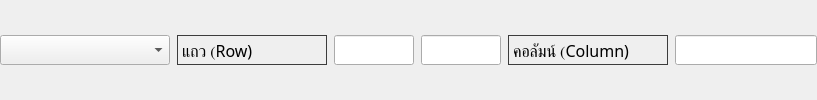
               <widget class="QWidget" name="Feature09" native="true">
                <layout class="QHBoxLayout" name="horizontalLayout_29">
                 <property name="spacing">
                  <number>7</number>
                 </property>
                 <property name="leftMargin">
                  <number>0</number>
                 </property>
                 <property name="topMargin">
                  <number>0</number>
                 </property>
                 <property name="rightMargin">
                  <number>0</number>
                 </property>
                 <property name="bottomMargin">
                  <number>0</number>
                 </property>
                 <item>
                  <widget class="QComboBox" name="SheetBox_009">
                   <property name="minimumSize">
                    <size>
                     <width>170</width>
                     <height>30</height>
                    </size>
                   </property>
                   <property name="maximumSize">
                    <size>
                     <width>170</width>
                     <height>30</height>
                    </size>
                   </property>
                   <property name="styleSheet">
                    <string notr="true">background:none;</string>
                   </property>
                  </widget>
                 </item>
                 <item>
                  <widget class="QLabel" name="label_37">
                   <property name="minimumSize">
                    <size>
                     <width>150</width>
                     <height>30</height>
                    </size>
                   </property>
                   <property name="maximumSize">
                    <size>
                     <width>150</width>
                     <height>30</height>
                    </size>
                   </property>
                   <property name="font">
                    <font>
                     <family>Sarabun</family>
                     <pointsize>12</pointsize>
                    </font>
                   </property>
                   <property name="styleSheet">
                    <string notr="true">border: 1px solid rgb(60,60,60);
border-radius: 0px;</string>
                   </property>
                   <property name="text">
                    <string>แถว (Row)</string>
                   </property>
                  </widget>
                 </item>
                 <item>
                  <widget class="QLineEdit" name="Rstart9">
                   <property name="minimumSize">
                    <size>
                     <width>80</width>
                     <height>30</height>
                    </size>
                   </property>
                   <property name="maximumSize">
                    <size>
                     <width>80</width>
                     <height>30</height>
                    </size>
                   </property>
                   <property name="font">
                    <font>
                     <family>Sarabun</family>
                     <pointsize>12</pointsize>
                     <weight>50</weight>
                     <italic>false</italic>
                     <bold>false</bold>
                    </font>
                   </property>
                   <property name="styleSheet">
                    <string notr="true">font: 12pt &quot;Sarabun&quot;;</string>
                   </property>
                  </widget>
                 </item>
                 <item>
                  <widget class="QLineEdit" name="Rend9">
                   <property name="minimumSize">
                    <size>
                     <width>80</width>
                     <height>30</height>
                    </size>
                   </property>
                   <property name="maximumSize">
                    <size>
                     <width>80</width>
                     <height>30</height>
                    </size>
                   </property>
                   <property name="font">
                    <font>
                     <family>Sarabun</family>
                     <pointsize>12</pointsize>
                     <weight>50</weight>
                     <italic>false</italic>
                     <bold>false</bold>
                    </font>
                   </property>
                   <property name="styleSheet">
                    <string notr="true">font: 12pt &quot;Sarabun&quot;;</string>
                   </property>
                  </widget>
                 </item>
                 <item>
                  <widget class="QLabel" name="label_39">
                   <property name="minimumSize">
                    <size>
                     <width>160</width>
                     <height>30</height>
                    </size>
                   </property>
                   <property name="maximumSize">
                    <size>
                     <width>160</width>
                     <height>30</height>
                    </size>
                   </property>
                   <property name="font">
                    <font>
                     <family>Sarabun</family>
                     <pointsize>12</pointsize>
                    </font>
                   </property>
                   <property name="styleSheet">
                    <string notr="true">border: 1px solid rgb(60,60,60);
border-radius: 0px;</string>
                   </property>
                   <property name="text">
                    <string>คอลัมน์ (Column)</string>
                   </property>
                  </widget>
                 </item>
                 <item>
                  <widget class="QLineEdit" name="Cstart9">
                   <property name="minimumSize">
                    <size>
                     <width>60</width>
                     <height>30</height>
                    </size>
                   </property>
                   <property name="maximumSize">
                    <size>
                     <width>16777215</width>
                     <height>30</height>
                    </size>
                   </property>
                   <property name="font">
                    <font>
                     <family>Sarabun</family>
                     <pointsize>12</pointsize>
                     <weight>50</weight>
                     <italic>false</italic>
                     <bold>false</bold>
                    </font>
                   </property>
                   <property name="styleSheet">
                    <string notr="true">font: 12pt &quot;Sarabun&quot;;</string>
                   </property>
                  </widget>
                 </item>
                </layout>
               </widget>
